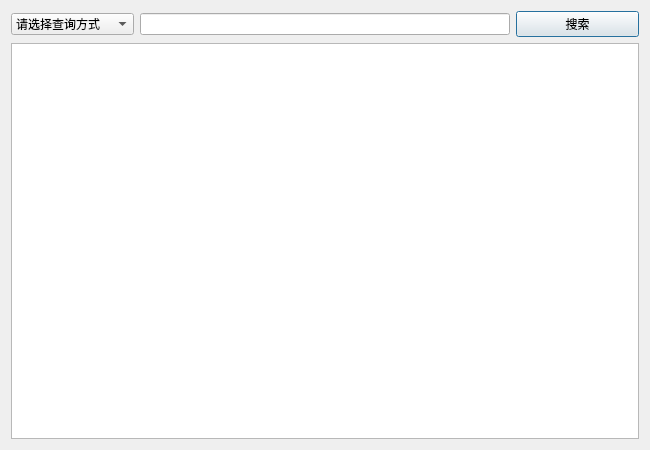
<?xml version="1.0" encoding="UTF-8"?>
<ui version="4.0">
 <class>queryStu</class>
 <widget class="QDialog" name="queryStu">
  <property name="geometry">
   <rect>
    <x>0</x>
    <y>0</y>
    <width>650</width>
    <height>450</height>
   </rect>
  </property>
  <property name="windowTitle">
   <string>Dialog</string>
  </property>
  <layout class="QVBoxLayout" name="verticalLayout_2">
   <item>
    <layout class="QVBoxLayout" name="verticalLayout">
     <item>
      <layout class="QHBoxLayout" name="horizontalLayout" stretch="2,6,2">
       <item>
        <widget class="QComboBox" name="comboBox_method">
         <item>
          <property name="text">
           <string>请选择查询方式</string>
          </property>
         </item>
         <item>
          <property name="text">
           <string>按姓名查询</string>
          </property>
         </item>
         <item>
          <property name="text">
           <string>按学号查询</string>
          </property>
         </item>
         <item>
          <property name="text">
           <string>按院系查询</string>
          </property>
         </item>
        </widget>
       </item>
       <item>
        <widget class="QLineEdit" name="lineEdit_cnt"/>
       </item>
       <item>
        <widget class="QPushButton" name="pushButton_search">
         <property name="text">
          <string>搜索</string>
         </property>
        </widget>
       </item>
      </layout>
     </item>
     <item>
      <widget class="QTableView" name="tableView"/>
     </item>
    </layout>
   </item>
  </layout>
 </widget>
 <resources/>
 <connections/>
</ui>
